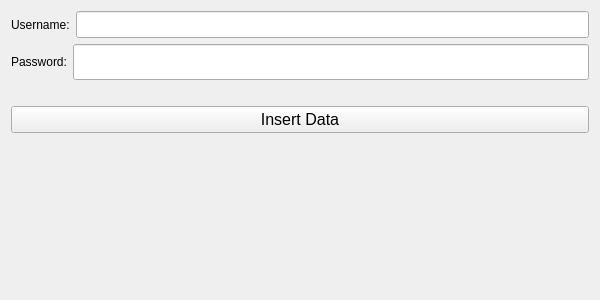
<?xml version="1.0" encoding="UTF-8"?>
<ui version="4.0">
 <class>Form</class>
 <widget class="QWidget" name="Form">
  <property name="geometry">
   <rect>
    <x>0</x>
    <y>0</y>
    <width>600</width>
    <height>300</height>
   </rect>
  </property>
  <property name="windowTitle">
   <string>Form</string>
  </property>
  <layout class="QVBoxLayout" name="verticalLayout">
   <item>
    <layout class="QHBoxLayout" name="horizontalLayout">
     <item>
      <widget class="QLabel" name="label">
       <property name="text">
        <string>Username:</string>
       </property>
      </widget>
     </item>
     <item>
      <widget class="QLineEdit" name="lineEdit_username">
       <property name="font">
        <font>
         <pointsize>12</pointsize>
        </font>
       </property>
      </widget>
     </item>
    </layout>
   </item>
   <item>
    <layout class="QHBoxLayout" name="horizontalLayout_2">
     <item>
      <widget class="QLabel" name="label_2">
       <property name="text">
        <string>Password:</string>
       </property>
      </widget>
     </item>
     <item>
      <widget class="QLineEdit" name="lineEdit_password">
       <property name="font">
        <font>
         <pointsize>18</pointsize>
        </font>
       </property>
      </widget>
     </item>
    </layout>
   </item>
   <item>
    <spacer name="horizontalSpacer">
     <property name="orientation">
      <enum>Qt::Horizontal</enum>
     </property>
     <property name="sizeHint" stdset="0">
      <size>
       <width>40</width>
       <height>20</height>
      </size>
     </property>
    </spacer>
   </item>
   <item>
    <widget class="QPushButton" name="pushButton">
     <property name="font">
      <font>
       <pointsize>12</pointsize>
      </font>
     </property>
     <property name="text">
      <string>Insert Data</string>
     </property>
    </widget>
   </item>
   <item>
    <widget class="QLabel" name="label_result">
     <property name="font">
      <font>
       <pointsize>12</pointsize>
      </font>
     </property>
     <property name="text">
      <string/>
     </property>
    </widget>
   </item>
  </layout>
 </widget>
 <resources/>
 <connections/>
</ui>
